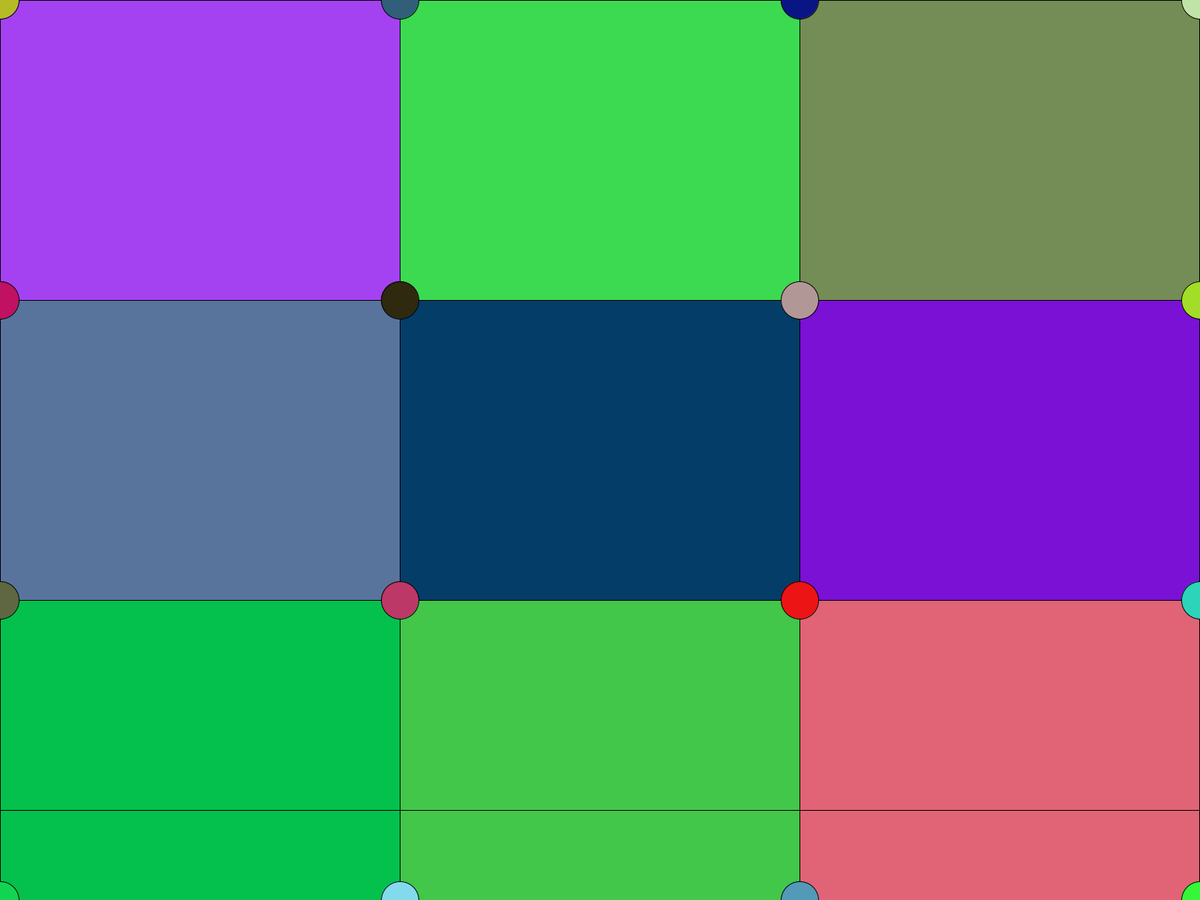
Frame 1 (no input)
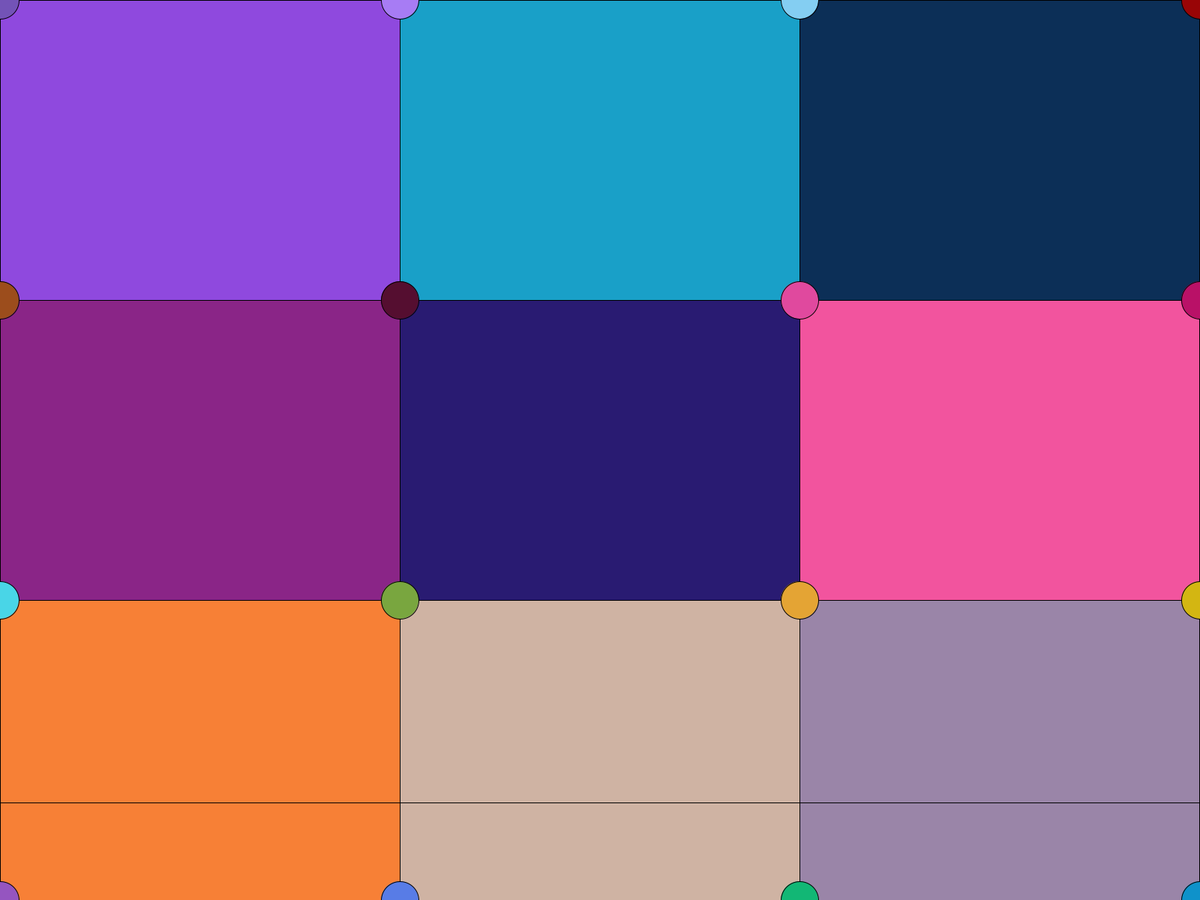
Frame 2 (the mouse pressed at the canvas centre, redrawn once)

The Processing sketch that drew these frames (run headless with seeded random() and noise(); the mouse was pressed at the canvas centre and the sketch redrawn once):

// Processing sketch: sketch_3x3
// ── sketch_3x3.pde
//3xHome Screen

//Global Variables
color  buttonColor, yellow=#FFF700, purple=#E334F7, white=#FFFFFF, resetColor=white, red=#FF0009;
float buttonX, buttonY, buttonWidth, buttonHeight;
float recrWidth, rectHeight, circleDiameter1, circleDiameter2, circleDiameter3, circleDiameter4, circleDiameter5, circleDiameter6, circleDiameter7;
float circleDiameter8, circleDiameter9, circleDiameter10, circleDiameter11, circleDiameter12, circleDiameter13, circleDiameter14, circleDiameter15, circleDiameter16;
float ptX1, ptY1;
float ptX2, ptY2;
float ptX3, ptY3;
float ptX4, ptY4;
float ptX5, ptY5;
float ptX6, ptY6;
float ptX7, ptY7;
float ptX8, ptY8;
float ptX9, ptY9;
float ptX10, ptY10;
float ptX11, ptY11;
float ptX12, ptY12;
float ptX13, ptY13;
float ptX14, ptY14;
float ptX15, ptY15;
float ptX16, ptY16;
float y=1080;
float x=1920;
void setup() 
{
  fullScreen();
  noLoop();
  Population();
}//End Setup()

void draw()
{  
  frameRate(30);
    println(mouseX, mouseY);
    if (mouseX >= buttonX && mouseY >= buttonY && mouseX <= buttonX+buttonWidth &&  mouseY <= buttonY+buttonHeight) {
      buttonColor = red; //color(random(255), random(255), random(255));
    } else {
      buttonColor = white;
    }//End IF Button Colour
    fill(buttonColor);
    rect(buttonX, buttonY, buttonWidth, buttonHeight);
    fill(resetColor);
    fill(red);
    fill(color(random(255), random(255), random(255)));
    rect(ptX1, ptY1, recrWidth, rectHeight);
    // 
    fill(color(random(255), random(255), random(255)));
    rect(ptX2, ptY2, recrWidth, rectHeight);
    // 
    fill(color(random(255), random(255), random(255)));
    rect(ptX3, ptY3, recrWidth, rectHeight);
    // 
    fill(color(random(255), random(255), random(255)));
    rect(ptX4, ptY4, recrWidth, rectHeight);
    // 
    fill(color(random(255), random(255), random(255)));
    rect(ptX5, ptY5, recrWidth, rectHeight);
    // 
    fill(color(random(255), random(255), random(255)));
    rect(ptX6, ptY6, recrWidth, rectHeight);
    // 
    fill(color(random(255), random(255), random(255)));
    rect(ptX6, ptY6, recrWidth, rectHeight);
    // 
    fill(color(random(255), random(255), random(255)));
    rect(ptX7, ptY7, recrWidth, rectHeight);
    // 
    fill(color(random(255), random(255), random(255)));
    rect(ptX8, ptY8, recrWidth, rectHeight);
    // 
    fill(color(random(255), random(255), random(255)));
    rect(ptX9, ptY9, recrWidth, rectHeight);
    // 
    fill(color(random(255), random(255), random(255)));
    rect(ptX10, ptY10, recrWidth, rectHeight);
    // 
    fill(color(random(255), random(255), random(255)));
    rect(ptX11, ptY11, recrWidth, rectHeight);
    // 
    fill(color(random(255), random(255), random(255)));
    ellipse(ptX1, ptY1, circleDiameter1, circleDiameter1);
    // 
    fill(color(random(255), random(255), random(255)));
    ellipse(ptX2, ptY2, circleDiameter2, circleDiameter2);
    // 
    fill(color(random(255), random(255), random(255)));
    ellipse(ptX3, ptY3, circleDiameter3, circleDiameter3);
    // 
    fill(color(random(255), random(255), random(255)));
    ellipse(ptX4, ptY4, circleDiameter4, circleDiameter4);
    // 
    fill(color(random(255), random(255), random(255)));
    ellipse(ptX5, ptY5, circleDiameter5, circleDiameter5);
    // 
    fill(color(random(255), random(255), random(255)));
    ellipse(ptX6, ptY6, circleDiameter6, circleDiameter6);
    // 
    fill(color(random(255), random(255), random(255)));
    ellipse(ptX7, ptY7, circleDiameter7, circleDiameter7);
    // 
    fill(color(random(255), random(255), random(255)));
    ellipse(ptX8, ptY8, circleDiameter8, circleDiameter8);
    // 
    fill(color(random(255), random(255), random(255)));
    ellipse(ptX9, ptY9, circleDiameter9, circleDiameter9);
    // 
    fill(color(random(255), random(255), random(255)));
    ellipse(ptX10, ptY10, circleDiameter10, circleDiameter10);
    // 
    fill(color(random(255), random(255), random(255)));
    ellipse(ptX11, ptY11, circleDiameter11, circleDiameter11); 
    // 
    fill(color(random(255), random(255), random(255)));
    ellipse(ptX12, ptY12, circleDiameter12, circleDiameter12);
    // 
    fill(color(random(255), random(255), random(255)));
    ellipse(ptX13, ptY13, circleDiameter13, circleDiameter13);
    // 
    fill(color(random(255), random(255), random(255)));
    ellipse(ptX14, ptY14, circleDiameter14, circleDiameter14);
    // 
    fill(color(random(255), random(255), random(255)));
    ellipse(ptX15, ptY15, circleDiameter15, circleDiameter15);
    // 
    fill(color(random(255), random(255), random(255)));
    ellipse(ptX16, ptY16, circleDiameter16, circleDiameter16);
    // 
    fill(color(random(255), random(255), random(255)));
    //
    line(0, y, x, y);  
    y = y - 10; 
    if (y < 0) { 
      y = displayWidth;
    }//End draw()
  }
void mousePressed() {  
  loop();
  if (mousePressed)
  {
    redraw();
  } else {
    loop();
  }
  if (mouseX >= buttonX && mouseY >= buttonY && mouseX <= buttonX+buttonWidth &&  mouseY <= buttonY+buttonHeight) exit();
}// End mousePressed()

// ── Population.pde
void Population() {
  buttonX = displayWidth*124/128;
  buttonY = displayHeight*0/128;
  buttonWidth = displayWidth*128/128;
  buttonHeight = displayHeight*4/128;
  ptY1 = ptY2 = ptY3 = ptY4 = displayHeight*0; 
  ptY5 = ptY6 = ptY7 = ptY8 = displayHeight*1/3;
  ptY9 = ptY10 = ptY11 = ptY12 = displayHeight*2/3;
  ptY13 = ptY14 = ptY15 = ptY16 = displayHeight*3/3;
  ptX1 = ptX5 = ptX9 = ptX13 = displayWidth*0;
  ptX2 = ptX6 = ptX10 = ptX14 = displayWidth*1/3;
  ptX3 = ptX7 = ptX11 = ptX15 = displayWidth*2/3;
  ptX4= ptX8 = ptX12 = ptX16 = displayWidth*3/3;
  recrWidth = displayWidth*1/3;
  rectHeight = displayHeight*1/3;
  circleDiameter1 = displayWidth=1*50;
  circleDiameter2 = displayWidth=1*50;
  circleDiameter3 = displayWidth=1*50;
  circleDiameter4 = displayHeight=1*50;
  circleDiameter5 = displayWidth=1*50;
  circleDiameter6 = displayWidth=1*50;
  circleDiameter7 = displayWidth=1*50;
  circleDiameter8 = displayWidth=1*50;
  circleDiameter9 = displayWidth=1*50;
  circleDiameter10 = displayWidth=1*50;
  circleDiameter11 = displayWidth=1*50;
  circleDiameter12 = displayWidth=1*50;
  circleDiameter13 = displayWidth=1*50;
  circleDiameter14 = displayWidth=1*50;
  circleDiameter15 = displayWidth=1*50;
  circleDiameter16 = displayWidth=1*50;
}//End Population()
